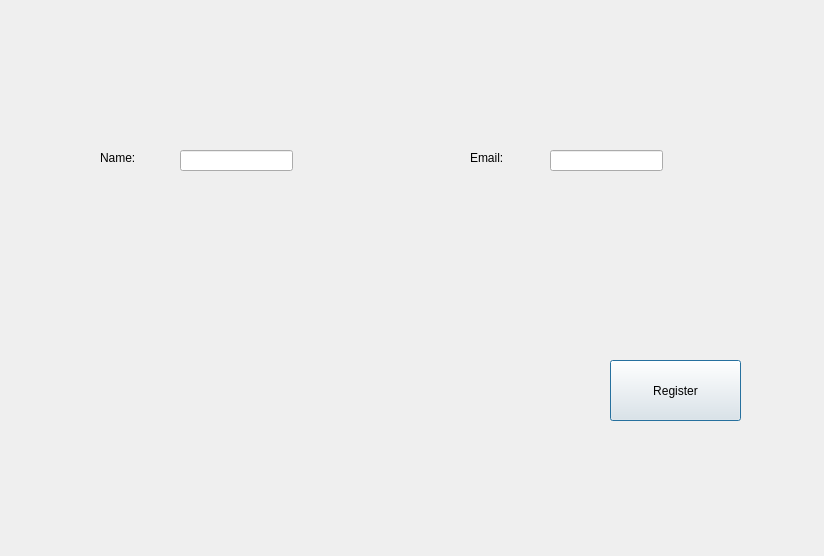
<?xml version="1.0" encoding="UTF-8"?>
<ui version="4.0">
 <class>registerseller</class>
 <widget class="QDialog" name="registerseller">
  <property name="geometry">
   <rect>
    <x>0</x>
    <y>0</y>
    <width>824</width>
    <height>556</height>
   </rect>
  </property>
  <property name="windowTitle">
   <string>Dialog</string>
  </property>
  <widget class="QLineEdit" name="email">
   <property name="geometry">
    <rect>
     <x>550</x>
     <y>150</y>
     <width>113</width>
     <height>21</height>
    </rect>
   </property>
  </widget>
  <widget class="QLineEdit" name="name">
   <property name="geometry">
    <rect>
     <x>180</x>
     <y>150</y>
     <width>113</width>
     <height>21</height>
    </rect>
   </property>
  </widget>
  <widget class="QLabel" name="label">
   <property name="geometry">
    <rect>
     <x>100</x>
     <y>150</y>
     <width>58</width>
     <height>16</height>
    </rect>
   </property>
   <property name="text">
    <string>Name:</string>
   </property>
  </widget>
  <widget class="QLabel" name="label_4">
   <property name="geometry">
    <rect>
     <x>470</x>
     <y>150</y>
     <width>58</width>
     <height>16</height>
    </rect>
   </property>
   <property name="text">
    <string>Email:</string>
   </property>
  </widget>
  <widget class="QPushButton" name="register_2">
   <property name="geometry">
    <rect>
     <x>610</x>
     <y>360</y>
     <width>131</width>
     <height>61</height>
    </rect>
   </property>
   <property name="text">
    <string>Register</string>
   </property>
  </widget>
 </widget>
 <resources/>
 <connections/>
</ui>
